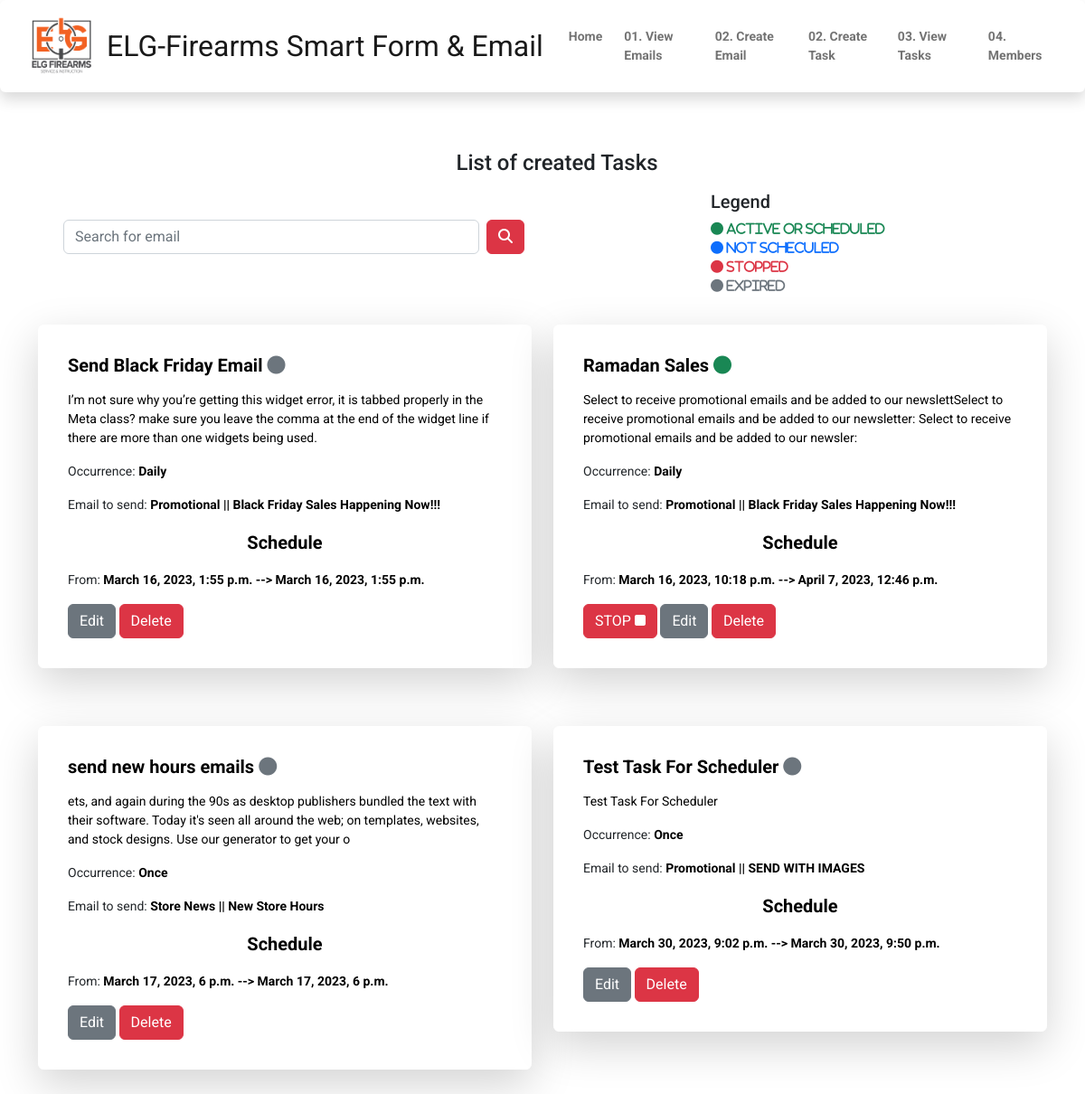
The app's page /master/search_task, older data.
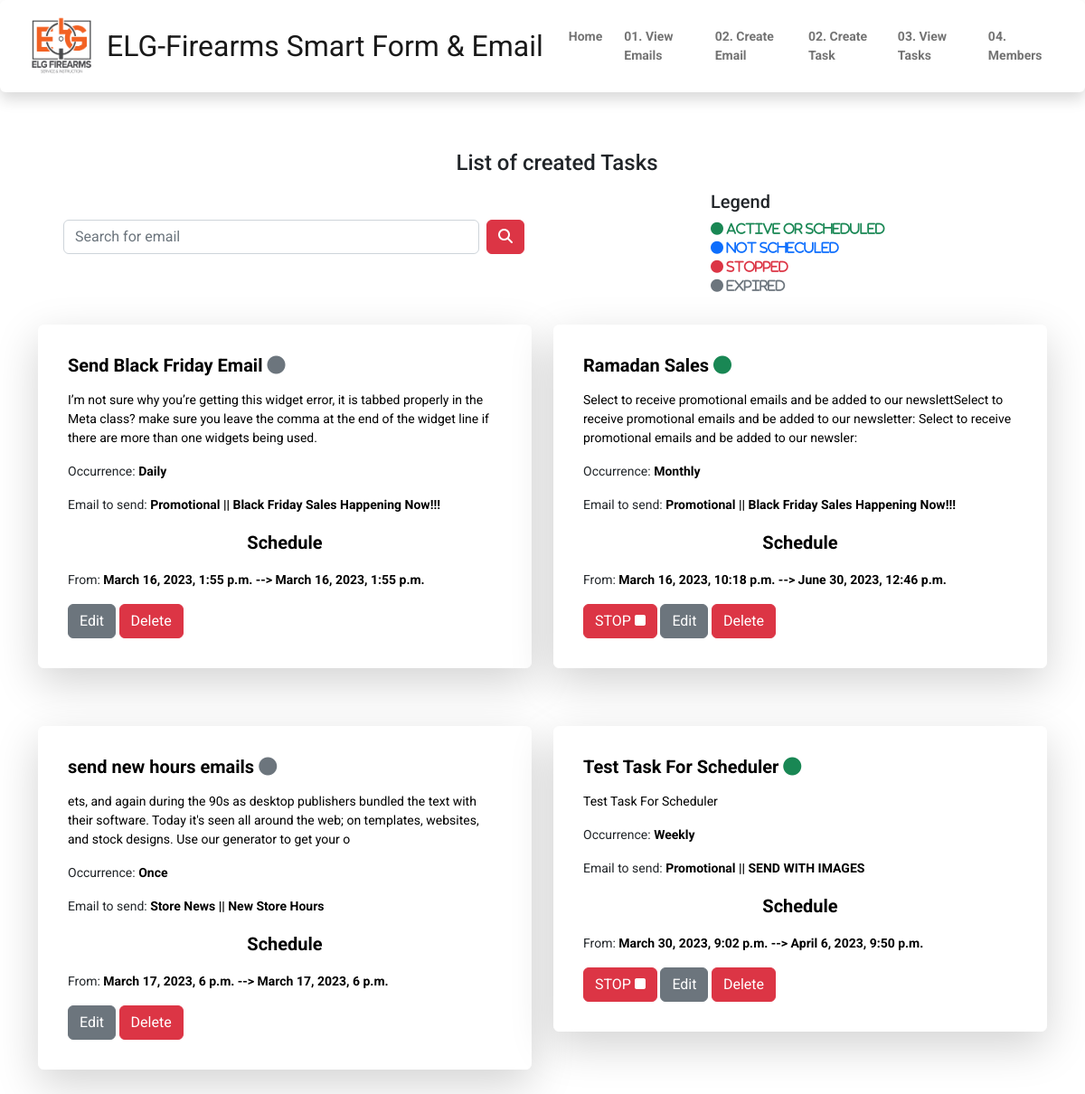
The same page, newer data.
### smart_emailApp/models.py (models this page shows, shortened)
class EmailTask(models.Model):
    task_type = (
        ('Once', 'Once'),
        ('Daily', 'Daily'),
        ('Weekly', 'Weekly'),
        ('Monthly', 'Monthly'),
    )
    task_status = (
        ('Scheduled', 'Scheduled'),
        ('STOPPED', 'STOPPED'),
        ('Not Scheduled', 'Not Scheduled'),
        ('Expired', 'Expired'),
    )
    priority_level = (
        ('Low', 'Low'),
        ('Medium', 'Medium'),
        ('High', 'High'),
    )
    task_name = models.CharField(max_length=200)
    task_occurence = models.CharField(max_length=50, choices=task_type, null=True, blank=True)
    task_description = models.TextField(max_length=200)
    recipients = models.CharField(max_length=1000)
    sender = models.EmailField()
    emailToSend = models.ForeignKey(Emails, on_delete=models.CASCADE, null=True, blank=True)
    created_at = models.DateTimeField(auto_now_add=True)
    date_from = models.DateTimeField()
    date_to_sending = models.DateTimeField()
    status = models.CharField(max_length=50, choices=task_status, null=True, blank=True)
    priority = models.CharField(max_length=50, choices=priority_level, null=True, blank=True)
    error_message = models.TextField(null=True, blank=True)
    updated_at = models.DateField(auto_now=True, null=True, blank=True)
    def __str__(self):
        return f'{self.task_name} || {self.task_occurence} || {self.status}'

class Emails(models.Model):
    email_type = (
        ('Promotional', 'Promotional'),
        ('Store News', 'Store News'),
        ('Seasonal Sales', 'Seasonal Sales'),
    )
    subject = models.CharField(max_length=100)
    body = models.TextField(max_length=1000)
    emailtype = models.CharField(max_length=50, choices=email_type, null=True)
    product1_image = models.ImageField(upload_to="email_imageAttachment/", null=True, blank=True, default=None)
    product1_name = models.CharField(max_length=60, null=True, blank=True)
    product1_description = models.CharField(max_length=200, null=True, blank=True)
    product1_link = models.URLField(max_length=100, null=True, blank=True)
    product2_image = models.ImageField(upload_to="email_imageAttachment/", null=True, blank=True, default=None)
    product2_name = models.CharField(max_length=60, null=True, blank=True)
    product2_description = models.CharField(max_length=200, null=True, blank=True)
    product2_link = models.URLField(max_length=100, null=True, blank=True)
    product3_image = models.ImageField(upload_to="email_imageAttachment/", null=True, blank=True, default=None)
    product3_name = models.CharField(max_length=60, null=True, blank=True)
    product3_description = models.CharField(max_length=200, null=True, blank=True)
    product3_link = models.URLField(max_length=100, null=True, blank=True)
    product4_image = models.ImageField(upload_to="email_imageAttachment/", null=True, blank=True, default=None)
    product4_name = models.CharField(max_length=60, null=True, blank=True)
    product4_description = models.CharField(max_length=200, null=True, blank=True)
    product4_link = models.URLField(max_length=100, null=True, blank=True)
    created_at = models.DateTimeField(auto_now_add=True)
    updated_at = models.DateField(auto_now=True, null=True, blank=True)
    def __str__(self):
        return f'{self.emailtype} || {self.subject}'

### smart_emailApp/views.py (the view)
# urls.py: path('search_task', views.task_search, name='search_task'),
def task_search(request):
    search_term = request.GET.get('search-task') or ''
    tasks = EmailTask.objects.filter(task_name__contains=search_term)
    print(tasks)
    context = {'tasks': tasks}
    return render(request, 'smartemail/tasks.html', context)

### templates/smartemail/tasks.html (shortened to what this page needs)
{% extends "nav.html" %}
{% load static %}
{% block navbar %}
    <div class="container">
        <div class="row">
            <h4 class="text-center m-3 mb-3 "> List of created Tasks</h4>
            <div class="row">
                <div class="col-6 m-3 p-3">
                    <form action="{% url 'search_task' %}" method="GET" class="d-flex mx-2" role="search">
                        <input class="form-control me-2 w-70%" name="search-task" id ="search-email" type="search" placeholder="Search for email" aria-label="Search">
                        <button class="btn btn-danger" type="submit" id="button-search"><i
                                class="fa-solid fa-magnifying-glass"></i>
                        </button>
                    </form>
                </div>
                <div class="col-4 ms-auto text-right">
                    <h5>Legend</h5>
                    <i class="fa-solid fa-circle text-success"> Active or Scheduled</i><br>
                    <i class="fa-solid fa-circle text-primary"> Not Scheculed</i><br>
                    <i class="fa-solid fa-circle text-danger"> STOPPED</i><br>
                   <i class="fa-solid fa-circle text-secondary"> Expired</i>
                </div>
            </div>
            {%  for task in tasks %}
                <div class="col-md-6 my-3">
                    <div class="card  border-white shadow-lg p-3 my-3 bg-body rounded">
                        <div class="card-body">
                            <h5 class="mb-3"><span class="card-title text-black fw-bolder ">{{  task.task_name }}</span>
                                {% if task.status == "Scheduled"%}
                                 <i class="fa-solid fa-circle text-success"></i>
                                 {% elif task.status == "Stopped"%}
                                 <i class="fa-solid fa-circle text-primary"></i>
                                {% elif task.status == "Expired"%}
                                <i class="fa-solid fa-circle text-secondary"></i>
                                {% else %}
                                <i class="fa-solid fa-circle text-primary"></i><br>
                                {% endif %}
                                </h5>
                            <p class="card-text text-black">{{ task.task_description}}</p>
                            <p>Occurrence: <span class="card-text text-black fw-bolder">{{ task.task_occurence}}</span> </p>
                            <p>Email to send: <span class="card-text text-black fw-bolder">{{ task.emailToSend}}</span> </p>
                            <p class="card-text text-black fw-bolder text-center fs-5">Schedule</p>
                            <p>From: <span class="card-text text-black fw-bolder">{{ task.date_from}} --> {{ task.date_to_sending}} </span> </p>
                            {% if task.status == "Scheduled" %}
                            <form method="POST" action="{% url 'stop_task' task.id %}" class="d-inline">
                                <button class="btn btn-danger " type="submit"href="{% url 'stop_task' task.id %}"> STOP <i class="fa-solid fa-stop"></i></button>
                            </form>
                            {% endif %}
                            <a href="{%  url 'edit_task' task.id %}" class="btn btn-secondary">Edit</a>
                            <a href="{% url 'delete_task' task.id %}" class="btn btn-danger">Delete</a>
                        </div>
                    </div>
                </div>
            {% endfor %}
        </div>
    </div>
{% endblock %}

Row changes from the older to the newer data that the page shows:
changed EmailTask "Ramadan Sales": task_occurence "Daily" → "Monthly"; date_to_sending "April 7, 2023, 12:46 p.m." → "June 30, 2023, 12:46 p.m."
changed EmailTask "Test Task For Scheduler": task_occurence "Once" → "Weekly"; date_to_sending "March 30, 2023, 9:50 p.m." → "April 6, 2023, 9:50 p.m."; now shows "STOP"
